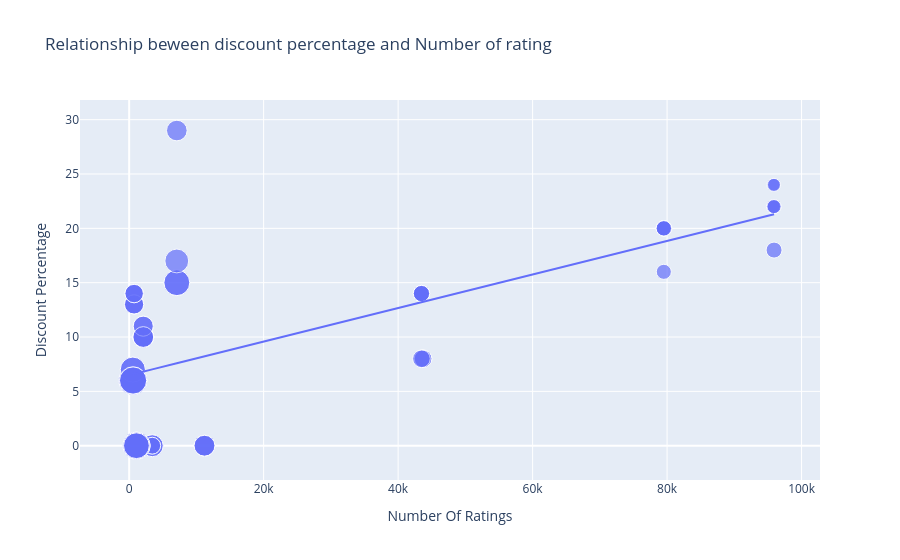

Notebook code cell kept with this figure:
### Code cell
figure = px.scatter(data_frame = data, x = "Number Of Ratings",
                    y = "Discount Percentage", size = "Sale Price", trendline = "ols",
                    title = "Relationship beween discount percentage and Number of rating")
figure.show()

### Figure 1 — Plotly figure (JSON) as saved in the notebook; plotly's stock layout.template omitted (floating-point values rounded to 4 significant figures)
{"data": [{"hovertemplate": "Number Of Ratings=%{x}<br>Discount Percentage=%{y}<br>Sale Price=%{marker.size}<extra></extra>", "legendgroup": "", "marker": {"color": "#636efa", "size": [49900, 84900, 84900, 77000, 77000, 49900, 49900, 77000, 89900, 41999, 39999, 41999, 41999, 41999, 131900, 117100, 131900, 117100, 74999, 117900, 117100, 117900, 99900, 44999, 140900, 130900, 64900, 120900, 59900, 75900, 110900, 130900, 120900, 64900, 64900, 75900, 75900, 120900, 59900, 120900, 75900, 140900, 70900, 70900, 75900, 59900, 110900, 120900, 130900, 130900, 54999, 54999, 29999, 34999, 34999, 34999, 54999, 29999, 46999, 46999, 46999, 46999], "sizemode": "area", "sizeref": 352.2, "symbol": "circle"}, "mode": "markers", "name": "", "orientation": "v", "showlegend": false, "type": "scatter", "x": [3431, 3431, 3431, 11202, 11202, 3431, 3431, 11202, 1454, 79512, 79512, 79582, 79512, 79512, 1078, 1078, 1078, 1078, 7088, 7088, 1078, 7088, 7081, 95909, 542, 580, 740, 545, 740, 2101, 545, 580, 580, 730, 730, 2101, 2101, 580, 740, 580, 2092, 545, 2101, 2092, 2101, 740, 545, 580, 580, 580, 43707, 43707, 95807, 95909, 95807, 95909, 43470, 95909, 43470, 43470, 43470, 43470], "xaxis": "x", "y": [0, 0, 0, 0, 0, 0, 0, 0, 0, 20, 16, 20, 20, 20, 0, 0, 0, 0, 29, 15, 0, 15, 17, 18, 6, 6, 13, 6, 14, 10, 7, 6, 6, 13, 13, 10, 10, 6, 14, 6, 10, 6, 11, 11, 10, 14, 7, 6, 6, 6, 8, 8, 24, 22, 22, 22, 8, 24, 14, 14, 14, 14], "yaxis": "y"}, {"hovertemplate": "<b>OLS trendline</b><br>Discount Percentage = 0.000154292 * Number Of Ratings + 6.49233<br>R<sup>2</sup>=0.468988<br><br>Number Of Ratings=%{x}<br>Discount Percentage=%{y} <b>(trend)</b><extra></extra>", "legendgroup": "", "marker": {"color": "#636efa", "symbol": "circle"}, "mode": "lines", "name": "", "showlegend": false, "type": "scatter", "x": [542, 545, 545, 545, 545, 580, 580, 580, 580, 580, 580, 580, 580, 730, 730, 740, 740, 740, 740, 1078, 1078, 1078, 1078, 1078, 1454, 2092, 2092, 2101, 2101, 2101, 2101, 2101, 3431, 3431, 3431, 3431, 3431, 7081, 7088, 7088, 7088, 11202, 11202, 11202, 43470, 43470, 43470, 43470, 43470, 43707, 43707, 79512, 79512, 79512, 79512, 79582, 95807, 95807, 95909, 95909, 95909, 95909], "xaxis": "x", "y": [6.576, 6.576, 6.576, 6.576, 6.576, 6.582, 6.582, 6.582, 6.582, 6.582, 6.582, 6.582, 6.582, 6.605, 6.605, 6.607, 6.607, 6.607, 6.607, 6.659, 6.659, 6.659, 6.659, 6.659, 6.717, 6.815, 6.815, 6.816, 6.816, 6.816, 6.816, 6.816, 7.022, 7.022, 7.022, 7.022, 7.022, 7.585, 7.586, 7.586, 7.586, 8.221, 8.221, 8.221, 13.2, 13.2, 13.2, 13.2, 13.2, 13.24, 13.24, 18.76, 18.76, 18.76, 18.76, 18.77, 21.27, 21.27, 21.29, 21.29, 21.29, 21.29], "yaxis": "y"}], "layout": {"legend": {"itemsizing": "constant", "tracegroupgap": 0}, "title": {"text": "Relationship beween discount percentage and Number of rating"}, "xaxis": {"anchor": "y", "domain": [0, 1], "title": {"text": "Number Of Ratings"}}, "yaxis": {"anchor": "x", "domain": [0, 1], "title": {"text": "Discount Percentage"}}}}
